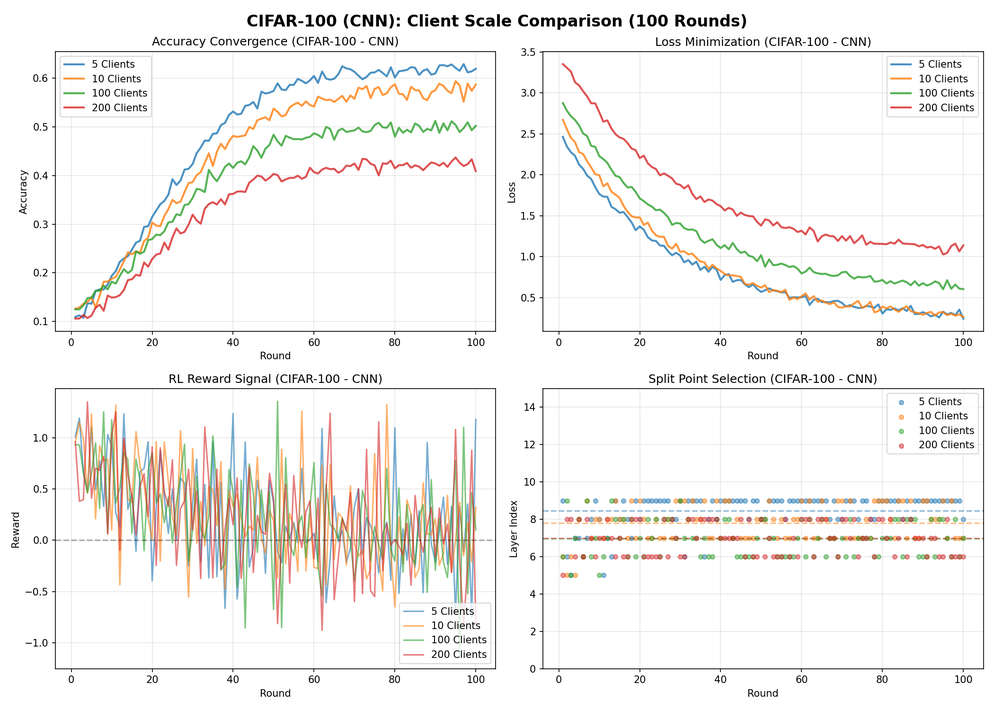
#> input picture Paper_Figures/CIFAR-100_CNN_comparison_by_clients_100rounds.png, 994 x 710 px, shrunk from 2100 x 1500 before the run; its folder holds only this picture in this run
$ python crop_figures.py
#> lines starting #> are read from the running program, lines starting #| are printed output that depends on the picture
"""
Script to crop client impact analysis figures.
Keeps only Accuracy Convergence (top-left) and Split Point Selection (bottom-right).
Removes Loss Minimization and RL Reward Signal plots.
"""

import os
from PIL import Image
import glob

# Source and destination directories
source_dir = r"c:\Users\nshadin\OneDrive - Kennesaw State University\QSplitFL\complete_rl_implementation\Paper_Figures"
dest_dir = r"c:\Users\nshadin\OneDrive - Kennesaw State University\QSplitFL\complete_rl_implementation\Paper_Figures_Cropped"

# Create destination directory
os.makedirs(dest_dir, exist_ok=True)

# Get all client comparison figures (not model architecture comparison)
patterns = [
    "*_CNN_comparison_by_clients_*.png",
    "*_ResNet50_comparison_by_clients_*.png",
    "*_MobileNetV4_comparison_by_clients_*.png",
    "*_ConvNeXt_comparison_by_clients_*.png"
]

files_to_process = []
for pattern in patterns:
    files_to_process.extend(glob.glob(os.path.join(source_dir, pattern)))

print(f"Found {len(files_to_process)} files to process")

for filepath in files_to_process:
    filename = os.path.basename(filepath)
    print(f"Processing: {filename}")

    # Open the image
    img = Image.open(filepath)
#> img is the input picture: PIL image 994x710 RGBA; mean R, G, B, A 244.4, 242.9, 241.1, 255
    width, height = img.size
#> width = 994; height = 710

    # The image has 4 subplots in 2x2 grid:
    # Top-left (Accuracy): roughly left half, top half
    # Top-right (Loss): roughly right half, top half
    # Bottom-left (Reward): roughly left half, bottom half
    # Bottom-right (Split Point): roughly right half, bottom half

    # We want: Top-left (Accuracy) and Bottom-right (Split Point)
    # Calculate crop regions
    mid_x = width // 2
#> mid_x = 497
    mid_y = height // 2
#> mid_y = 355

    # Add some padding at top for title
    title_height = int(height * 0.06)  # Approximate title area
#> title_height = 42

    # Crop Accuracy (top-left) - include title
    accuracy_box = (0, 0, mid_x, mid_y + int(height * 0.02))
#> accuracy_box = (0, 0, 497, 369)

    # Crop Split Point (bottom-right)
    split_point_box = (mid_x, mid_y - int(height * 0.02), width, height)
#> split_point_box = (497, 341, 994, 710)

    # Extract subplots
    accuracy_img = img.crop(accuracy_box)
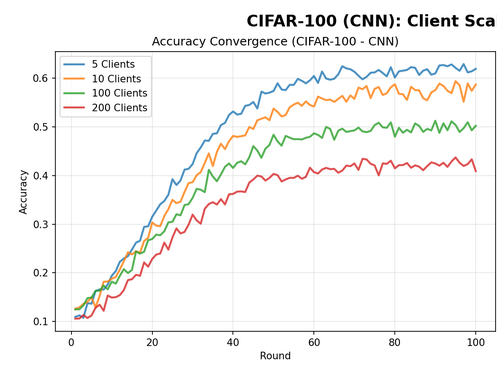
#> accuracy_img: PIL image 497x369 RGBA; mean R, G, B, A 245.9, 245.3, 244.2, 255
    split_point_img = img.crop(split_point_box)
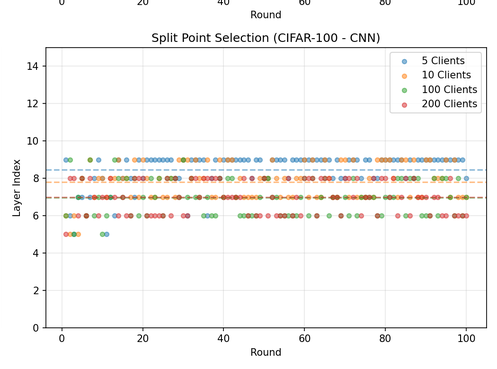
#> split_point_img: PIL image 497x369 RGBA; mean R, G, B, A 247.1, 246.2, 245.2, 255

    # Create new combined image - side by side
    new_width = accuracy_img.width + split_point_img.width
#> new_width = 994
    new_height = max(accuracy_img.height, split_point_img.height)
#> new_height = 369

    combined_img = Image.new('RGB', (new_width, new_height), 'white')
#> combined_img: PIL image 994x369 RGB; every value is 255
    combined_img.paste(accuracy_img, (0, 0))
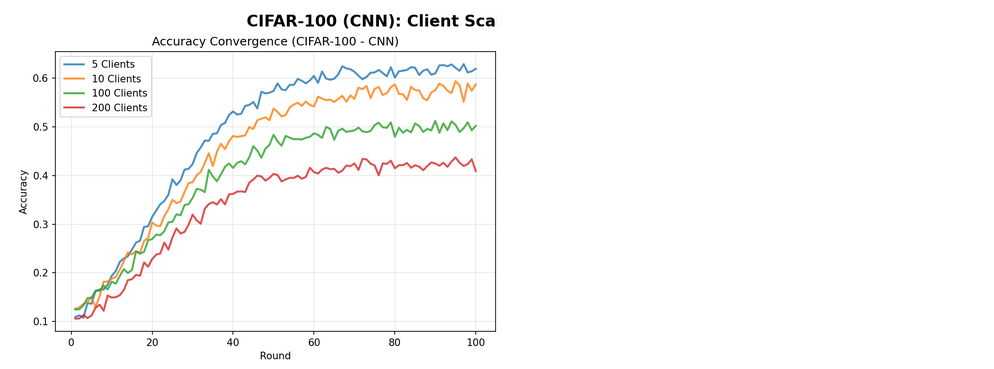
#> combined_img: PIL image 994x369 RGB; mean R, G, B 250.5, 250.2, 249.6
    combined_img.paste(split_point_img, (accuracy_img.width, 0))
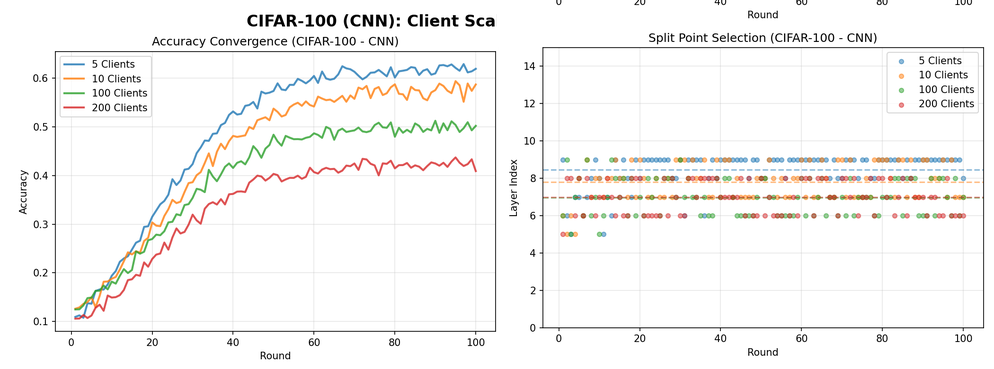
#> combined_img: PIL image 994x369 RGB; mean R, G, B 246.5, 245.7, 244.7

    # Save cropped image
    output_path = os.path.join(dest_dir, filename)
    combined_img.save(output_path, 'PNG', dpi=(300, 300))
    print(f"  Saved: {output_path}")

print(f"\nDone! Processed {len(files_to_process)} files.")
print(f"Cropped figures saved to: {dest_dir}")
